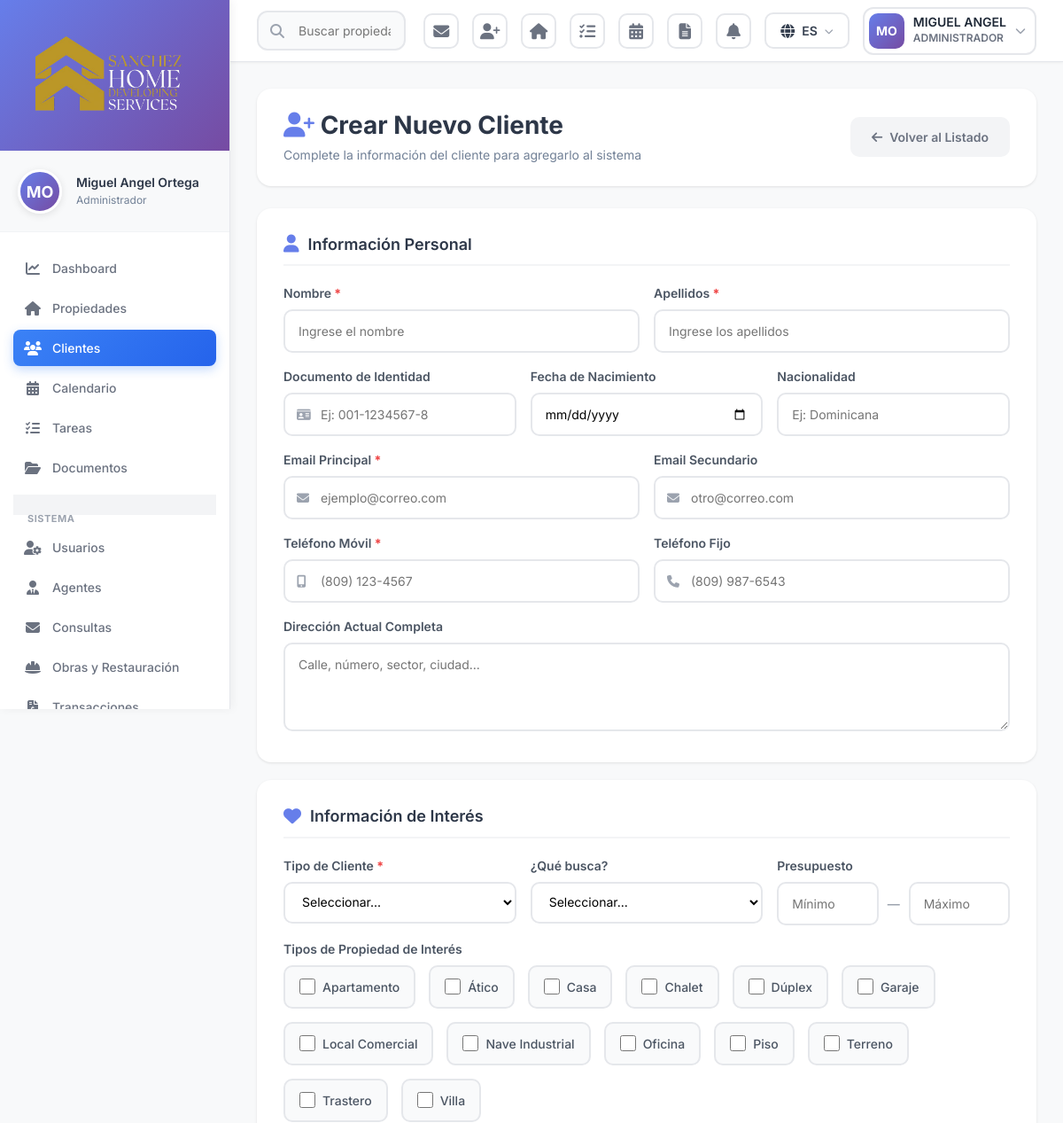
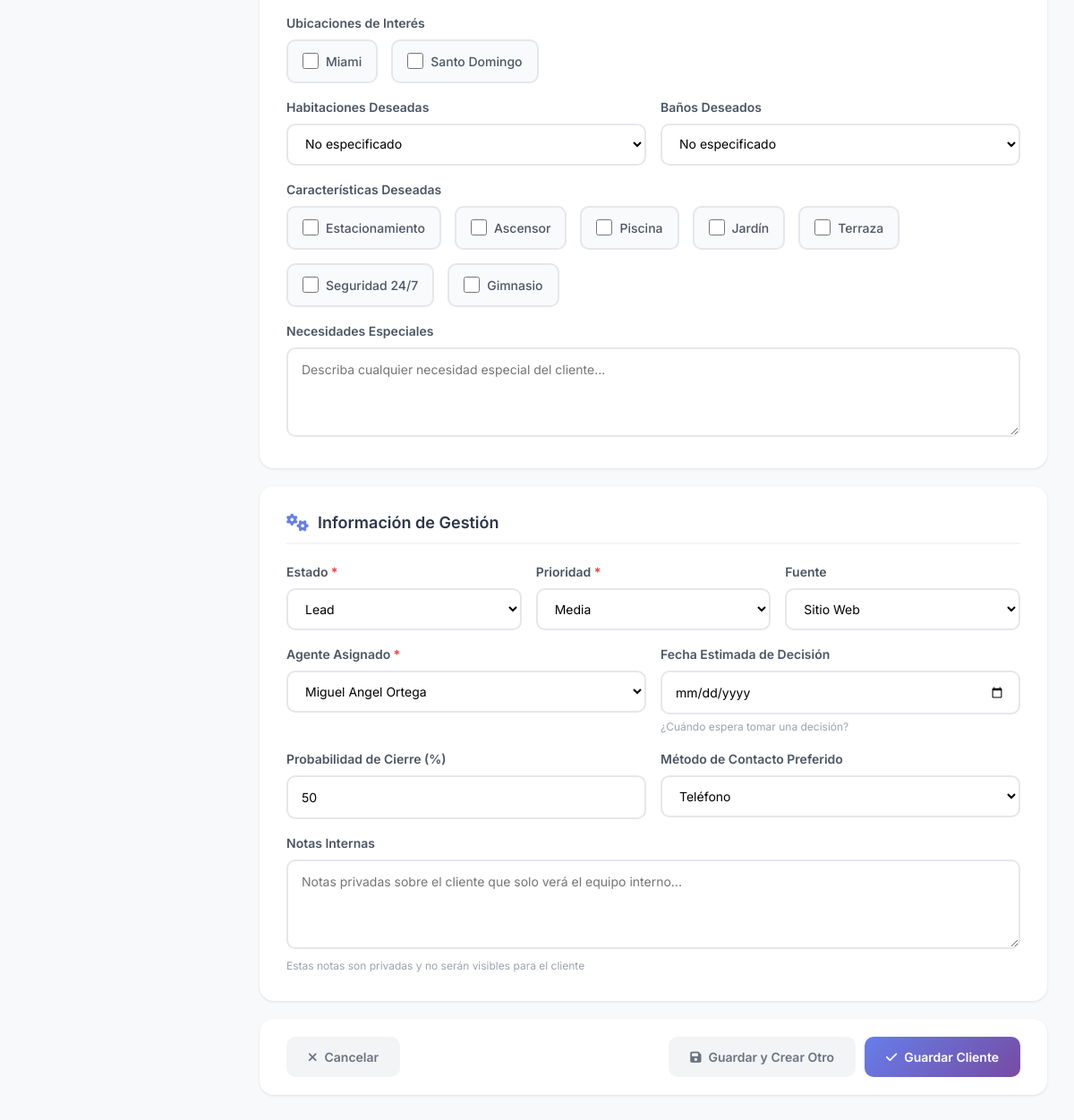
/crear-cliente.php (signed in), run on the app's committed database (2 pictures, top to bottom).
### tables this page shows
CREATE TABLE `users` (
  `id` int(10) UNSIGNED NOT NULL,
  `username` varchar(100) NOT NULL,
  `email` varchar(255) NOT NULL,
  `password` varchar(255) NOT NULL,
  `first_name` varchar(100) NOT NULL,
  `last_name` varchar(100) NOT NULL,
  `phone` varchar(50) DEFAULT NULL,
  `phone_office` varchar(50) DEFAULT NULL,
  `profile_picture` varchar(500) DEFAULT NULL,
  `document_id` varchar(100) DEFAULT NULL,
  `date_of_birth` date DEFAULT NULL,
  `address` text DEFAULT NULL,
  `role_id` int(10) UNSIGNED NOT NULL,
  `office_id` int(10) UNSIGNED DEFAULT NULL,
  `status` enum('active','inactive','suspended') DEFAULT 'active',
  `position` varchar(150) DEFAULT NULL,
  `specialization` varchar(150) DEFAULT NULL,
  `license_number` varchar(100) DEFAULT NULL,
  `commission_sale` decimal(5,2) DEFAULT 0.00,
  `commission_rent` decimal(5,2) DEFAULT 0.00,
  `biography` text DEFAULT NULL,
  `linkedin_url` varchar(500) DEFAULT NULL,
  `facebook_url` varchar(500) DEFAULT NULL,
  `twitter_url` varchar(500) DEFAULT NULL,
  `instagram_url` varchar(500) DEFAULT NULL,
  `whatsapp_business` varchar(50) DEFAULT NULL,
  `language` varchar(5) DEFAULT 'en',
  `show_in_public_website` tinyint(1) DEFAULT 0,
  `total_sales` int(10) UNSIGNED DEFAULT 0,
  `total_rentals` int(10) UNSIGNED DEFAULT 0,
  `total_transaction_value` decimal(15,2) DEFAULT 0.00,
  `average_rating` decimal(3,2) DEFAULT 0.00,
  `email_verified_at` timestamp NULL DEFAULT NULL,
  `remember_token` varchar(100) DEFAULT NULL,
  `last_login` timestamp NULL DEFAULT NULL,
  `created_at` timestamp NULL DEFAULT current_timestamp(),
  `updated_at` timestamp NULL DEFAULT current_timestamp() ON UPDATE current_timestamp()
);

CREATE TABLE `roles` (
  `id` int(10) UNSIGNED NOT NULL,
  `name` varchar(100) NOT NULL,
  `display_name` varchar(150) NOT NULL,
  `description` text DEFAULT NULL,
  `permissions` longtext DEFAULT NULL CHECK (json_valid(`permissions`)),
  `is_active` tinyint(1) DEFAULT 1,
  `created_at` timestamp NULL DEFAULT current_timestamp(),
  `updated_at` timestamp NULL DEFAULT current_timestamp() ON UPDATE current_timestamp()
);

CREATE TABLE `property_types` (
  `id` int(10) UNSIGNED NOT NULL,
  `name` varchar(100) NOT NULL,
  `slug` varchar(100) NOT NULL,
  `icon` varchar(100) DEFAULT NULL,
  `display_order` int(10) UNSIGNED DEFAULT 0,
  `is_active` tinyint(1) DEFAULT 1,
  `created_at` timestamp NULL DEFAULT current_timestamp(),
  `updated_at` timestamp NULL DEFAULT current_timestamp() ON UPDATE current_timestamp()
);

### crear-cliente.php (the view, shortened to what the rows shown need)
<?php
require_once 'config.php';
require_once 'database.php';
require_once 'functions.php';
$currentUser = getCurrentUser();
$propertyTypes = db()->select("SELECT * FROM property_types WHERE is_active = 1 ORDER BY name");
include 'header.php';
include 'sidebar.php';
?>
<div class="create-client-container">
    <div class="page-header-modern">
        <div>
            <h1 class="page-title-modern">
                <i class="fas fa-user-plus" style="color: var(--primary);"></i>
                Crear Nuevo Cliente
            </h1>
        </div>
    </div>
    <form id="clientForm" action="actions/cliente-actions.php" method="POST">
        <div class="form-card-modern">
            <div class="row g-3">
                <div class="col-12">
                    <div class="checkbox-group-modern">
                        <?php foreach($propertyTypes as $type): ?>
                        <div class="checkbox-item-modern">
                            <input type="checkbox" name="interest_property_types[]"
                                   value="<?php echo $type['id']; ?>"
                                   id="type_<?php echo $type['id']; ?>">
                            <label for="type_<?php echo $type['id']; ?>">
                                <?php echo htmlspecialchars($type['name']); ?>
                            </label>
                        </div>
                        <?php endforeach; ?>
                    </div>
                </div>
            </div>
        </div>
    </form>
</div>
<?php include 'footer.php'; ?>

### header.php (shortened to what the rows shown need)
<!DOCTYPE html>
<html lang="<?php echo currentLanguage() === 'es' ? 'es' : 'en'; ?>">
<head>
    <link href="https://cdn.jsdelivr.net/npm/bootstrap@5.3.0/dist/css/bootstrap.min.css" rel="stylesheet">
    <link rel="stylesheet" href="https://cdnjs.cloudflare.com/ajax/libs/font-awesome/6.4.0/css/all.min.css">
    <link rel="stylesheet" href="https://cdn.jsdelivr.net/npm/sweetalert2@11/dist/sweetalert2.min.css">
    <link rel="stylesheet" href="assets/css/style.css">
</head>
<body>
<div class="header-modern">
    <div class="header-actions">
        <div class="custom-dropdown" id="userDropdown">
            <div class="custom-dropdown-toggle user-dropdown-toggle">
                <?php if($currentUser['profile_picture']): ?>
                <img src="<?php echo htmlspecialchars($currentUser['profile_picture']); ?>"
                     alt="<?php echo htmlspecialchars($currentUser['first_name']); ?>"
                     class="user-avatar-header">
                <?php else: ?>
                <div class="user-avatar-header" style="background: linear-gradient(135deg, #667eea 0%, #764ba2 100%); display: flex; align-items: center; justify-content: center; color: white; font-weight: 700; font-size: 14px;">
                    <?php echo strtoupper(substr($currentUser['first_name'], 0, 1) . substr($currentUser['last_name'], 0, 1)); ?>
                </div>
                <?php endif; ?>
                <div class="user-info-header">
                    <div class="user-info-name"><?php echo htmlspecialchars($currentUser['first_name']); ?></div>
                    <div class="user-info-role"><?php echo htmlspecialchars($currentUser['role']['display_name'] ?? __('user', [], 'Usuario')); ?></div>
                </div>
                <i class="fas fa-chevron-down" style="color: #9ca3af; font-size: 12px;"></i>
            </div>
        </div>
    </div>
</div>
</body>
</html>
</body>
</html>

### sidebar.php (shortened to what the rows shown need)
<aside class="sidebar" id="sidebar">
    <div class="user-profile-section">
        <div class="d-flex align-items-center gap-3">
            <?php if($currentUser['profile_picture']): ?>
            <img src="<?php echo htmlspecialchars($currentUser['profile_picture']); ?>"
                 alt="<?php echo htmlspecialchars($currentUser['first_name']); ?>"
                 class="user-avatar">
            <?php else: ?>
            <div class="user-avatar-placeholder">
                <?php echo strtoupper(substr($currentUser['first_name'], 0, 1) . substr($currentUser['last_name'], 0, 1)); ?>
            </div>
            <?php endif; ?>
            <div class="flex-grow-1 user-info">
                <h6 class="user-name">
                    <?php echo htmlspecialchars($currentUser['first_name'] . ' ' . $currentUser['last_name']); ?>
                </h6>
                <small class="user-role">
                    <?php echo htmlspecialchars($currentUser['role']['display_name'] ?? __('user', [], 'Usuario')); ?>
                </small>
            </div>
        </div>
    </div>
</aside>

### data on the page
users: first_name+last_name "MO", first_name "MIGUEL ANGEL", first_name+last_name "Miguel Angel Ortega"
roles: display_name "ADMINISTRADOR", display_name "Administrador"
property_types: name "Apartamento"
property_types: name "Ático"
property_types: name "Casa"
property_types: name "Chalet"
property_types: name "Dúplex"
property_types: name "Garaje"
property_types: name "Local Comercial"
property_types: name "Nave Industrial"
property_types: name "Oficina"
property_types: name "Piso"
property_types: name "Terreno"
property_types: name "Trastero"
property_types: name "Villa"

### other printed values
__('menu.dashboard', [], 'Dashboard') "Dashboard"
__('menu.properties', [], 'Propiedades') "Propiedades"
__('menu.clients', [], 'Clientes') "Clientes"
__('menu.calendar', [], 'Calendario') "Calendario"
__('menu.tasks', [], 'Tareas') "Tareas"
__('menu.documents', [], 'Documentos') "Documentos"
__('menu.system', [], 'Gestión') "SISTEMA"
__('menu.users', [], 'Usuarios') "Usuarios"
__('menu.agents', [], 'Agentes') "Agentes"
__('menu.inquiries', [], 'Consultas') "Consultas"
__('menu.projects', [], 'Obras y Restauración') "Obras y Restauración"
$city['city'] "Miami"
$city['city'] "Santo Domingo"
form field agent_id "Miguel Angel Ortega"
